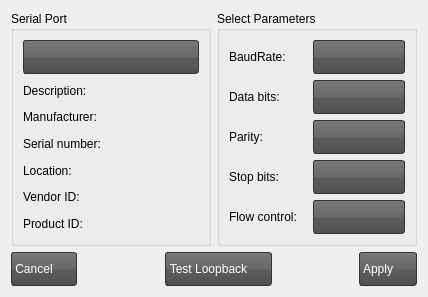
<?xml version="1.0" encoding="UTF-8"?>
<ui version="4.0">
 <author>Ederson Moura &lt;ederson.moura@resource.com.br&gt;</author>
 <class>SettingsSerial</class>
 <widget class="QDialog" name="SettingsSerial">
  <property name="geometry">
   <rect>
    <x>0</x>
    <y>0</y>
    <width>428</width>
    <height>292</height>
   </rect>
  </property>
  <property name="windowTitle">
   <string>Serial Settings</string>
  </property>
  <property name="windowIcon">
   <iconset resource="../images.qrc">
    <normaloff>:/res/images/app-icon.png</normaloff>:/res/images/app-icon.png</iconset>
  </property>
  <property name="styleSheet">
   <string notr="true">QLineEdit {
    border: 2px solid #333333;
    border-radius: 3px;
    padding: 1px 23px 1px 3px;
}

QPushButton:hover, QToolButton:hover {
    background: qlineargradient(x1 : 0, y1 : 0, x2 : 0, y2 :   1, stop :   0.0 #ffd9aa, stop : 0.5 #ffbb6e, stop : 0.55 #feae42, stop : 1.0 #fedb74);
}

QPushButton {
    border: 1px solid #333333;
    border-radius: 3px;
    padding: 1px 23px 1px 3px;
	background: qlineargradient(x1:0, y1:0, x2:0, y2:1, stop:0 #797979, stop:0.48 #696969, stop:0.52 #5e5e5e, stop:1 #4f4f4f);
    color: white;
    font: bold large &quot;Arial&quot;;
    height: 30px;
}

QPushButton:pressed {
    background: qlineargradient(x1 : 0, y1 : 0, x2 : 0, y2 :   1, stop :   0.0 #c0dbff, stop : 0.5 #cfd26f, stop : 0.55 #c7df6f, stop : 1.0 #f5f9ff);
    padding-top: 2px;
    padding-left: 3px;
}

QPushButton:on {
    background: qlineargradient(x1 : 0, y1 : 0, x2 : 0, y2 :   1, stop :   0.0 #5AA72D, stop : 0.5 #B3E296, stop : 0.55 #B3E296, stop : 1.0 #f5f9ff);
    padding-top: 2px;
    padding-left: 3px;
}

QPushButton:disabled {
    background: transparent #aeaeae;
    padding-top: 2px;        
    padding-left: 3px;
    color: black;
}

QToolButton {
    border: 1px solid #333333;
    border-radius: 3px;
	background: qlineargradient(x1:0, y1:0, x2:0, y2:1, stop:0 #797979, stop:0.48 #696969, stop:0.52 #5e5e5e, stop:1 #4f4f4f);
}

QProgressBar {
    border: 1px solid black;
    text-align: center;
    padding: 1px;
    border-bottom-right-radius: 7px;
    border-bottom-left-radius: 7px;
    background: QLinearGradient( x1: 0, y1: 0, x2: 1, y2: 0, stop: 0 #fff, stop: 0.4999 #eee, stop: 0.5 #ddd, stop: 1 #eee );
    width: 15px;
}

QProgressBar::chunk {
    background: QLinearGradient( x1: 0, y1: 0, x2: 1, y2: 0,stop: 0 #78d,stop: 0.4999 #46a,stop: 0.5 #45a,stop: 1 #238 );
    border-bottom-right-radius: 7px;
    border-bottom-left-radius: 7px;
    border: 1px solid black;
}

QLCDNumber {
    background-color:black;
    color:green;
    font: bold large &quot;Arial&quot;;
    height: 30px;
}

QTabWidget, QStackedWidget {
    background: none;
    color: white;
    font: bold large &quot;Arial&quot;;
    height: 30px;
}

QTabWidget::pane {
    border: 0px;
    top: 0.1em;
    border-width: 1px;
    border-style: solid;
    border-color: grey;
}

QTabBar::tab {
    width: 150px;
    margin-left: 0.5;
    margin-right: 0.5;
    border: 1px solid #7a7a7a;
    border-top-left-radius: 4px;
    border-top-right-radius: 4px;
    padding: 15px 19px 15px 19px;
}

QTabBar::tab:!selected {
   margin-top: 2px;
}

QTabBar::tab:selected {
    margin-top: -1px;
   background: qlineargradient(x1:0, y1:0, x2:0, y2:1, stop:0 #797979, stop:0.48 #696969, stop:0.52 #5e5e5e, stop:1 #4f4f4f);
    color: white;
}

QTabBar::tab:hover {
    text-decoration: underline;
     background: qlineargradient(x1 : 0, y1 : 0, x2 : 0, y2 :   1, stop :   0.0 #ffd9aa, stop : 0.5 #ffbb6e, stop : 0.55 #feae42, stop :   1.0 #fedb74);
}

QTabBar::tab::bottom {
    border-bottom-left-radius: 4px;
    border-bottom-right-radius: 4px;
    border-top-left-radius: 0px;
    border-top-right-radius: 0px;
    padding: 15px 19px 15px 19px;
}

QComboBox {
	border: 1px solid #333333;
	border-radius: 3px;
	background: qlineargradient(x1:0, y1:0, x2:0, y2:1, stop:0 #797979, stop:0.48 #696969, stop:0.52 #5e5e5e, stop:1 #4f4f4f);
	padding: 1px 23px 1px 3px;
	min-width: 6em;
    color: white;
    font: bold large &quot;Arial&quot;;
    height: 30px;
}

QComboBox:hover {
    text-decoration: underline;
     background: qlineargradient(x1 : 0, y1 : 0, x2 : 0, y2 :   1, stop :   0.0 #ffd9aa, stop : 0.5 #ffbb6e, stop : 0.55 #feae42, stop :   1.0 #fedb74);
}

QComboBox::drop-down {
	subcontrol-origin: padding;
	subcontrol-position: top right;
	width: 20px;
	border-top-right-radius: 3px;
	border-bottom-right-radius: 3px;
}

QComboBox::down-arrow {
     image: url(:res/images/combo-arrow-down.png);
}
 
QComboBox QAbstractView {
	background-color: #4f4f4f;
	color: #999999;
	selection-background-color: #999999;
	selection-color: #4f4f4f;
}

QComboBox QAbstractItemView {
    background-color: #4f4f4f;
    color: white;
   selection-background-color: qlineargradient(x1 : 0, y1 : 0, x2 : 0, y2 :   1, stop :   0.0 #ffd9aa, stop : 0.5 #ffbb6e, stop : 0.55 #feae42, stop : 1.0 #fedb74);
}

</string>
  </property>
  <layout class="QGridLayout" name="gridLayout_4">
   <item row="0" column="0">
    <widget class="QGroupBox" name="selectBox">
     <property name="title">
      <string>Serial Port</string>
     </property>
     <layout class="QGridLayout" name="gridLayout">
      <item row="0" column="0">
       <widget class="QComboBox" name="comboBoxSerial"/>
      </item>
      <item row="1" column="0">
       <widget class="QLabel" name="descriptionLabel">
        <property name="text">
         <string>Description:</string>
        </property>
       </widget>
      </item>
      <item row="2" column="0">
       <widget class="QLabel" name="manufacturerLabel">
        <property name="text">
         <string>Manufacturer:</string>
        </property>
       </widget>
      </item>
      <item row="3" column="0">
       <widget class="QLabel" name="serialNumberLabel">
        <property name="text">
         <string>Serial number:</string>
        </property>
       </widget>
      </item>
      <item row="4" column="0">
       <widget class="QLabel" name="locationLabel">
        <property name="text">
         <string>Location:</string>
        </property>
       </widget>
      </item>
      <item row="5" column="0">
       <widget class="QLabel" name="vidLabel">
        <property name="text">
         <string>Vendor ID:</string>
        </property>
       </widget>
      </item>
      <item row="6" column="0">
       <widget class="QLabel" name="pidLabel">
        <property name="text">
         <string>Product ID:</string>
        </property>
       </widget>
      </item>
     </layout>
    </widget>
   </item>
   <item row="0" column="1">
    <widget class="QGroupBox" name="parametersBox">
     <property name="title">
      <string>Select Parameters</string>
     </property>
     <layout class="QGridLayout" name="gridLayout_2">
      <item row="0" column="0">
       <widget class="QLabel" name="baudRateLabel">
        <property name="text">
         <string>BaudRate:</string>
        </property>
       </widget>
      </item>
      <item row="0" column="1">
       <widget class="QComboBox" name="comboBoxBaudRate"/>
      </item>
      <item row="1" column="0">
       <widget class="QLabel" name="dataBitsLabel">
        <property name="text">
         <string>Data bits:</string>
        </property>
       </widget>
      </item>
      <item row="1" column="1">
       <widget class="QComboBox" name="comboBoxDataBits"/>
      </item>
      <item row="2" column="0">
       <widget class="QLabel" name="parityLabel">
        <property name="text">
         <string>Parity:</string>
        </property>
       </widget>
      </item>
      <item row="2" column="1">
       <widget class="QComboBox" name="comboBoxParity"/>
      </item>
      <item row="3" column="0">
       <widget class="QLabel" name="stopBitsLabel">
        <property name="text">
         <string>Stop bits:</string>
        </property>
       </widget>
      </item>
      <item row="3" column="1">
       <widget class="QComboBox" name="comboBoxBits"/>
      </item>
      <item row="4" column="0">
       <widget class="QLabel" name="flowControlLabel">
        <property name="text">
         <string>Flow control:</string>
        </property>
       </widget>
      </item>
      <item row="4" column="1">
       <widget class="QComboBox" name="comboBoxFlowControl"/>
      </item>
     </layout>
    </widget>
   </item>
   <item row="1" column="0" colspan="2">
    <layout class="QGridLayout" name="gridLayout_3">
     <item row="0" column="0">
      <widget class="QPushButton" name="pushButtonCancel">
       <property name="text">
        <string>Cancel</string>
       </property>
       <property name="icon">
        <iconset resource="../images.qrc">
         <normaloff>:/res/images/cancel-run.png</normaloff>:/res/images/cancel-run.png</iconset>
       </property>
       <property name="iconSize">
        <size>
         <width>32</width>
         <height>32</height>
        </size>
       </property>
      </widget>
     </item>
     <item row="0" column="1">
      <spacer name="horizontalSpacer_2">
       <property name="orientation">
        <enum>Qt::Horizontal</enum>
       </property>
       <property name="sizeHint" stdset="0">
        <size>
         <width>38</width>
         <height>20</height>
        </size>
       </property>
      </spacer>
     </item>
     <item row="0" column="2">
      <widget class="QPushButton" name="pushButtonLoopback">
       <property name="text">
        <string>Test Loopback</string>
       </property>
       <property name="icon">
        <iconset resource="../images.qrc">
         <normaloff>:/res/images/serial-device-256x256.png</normaloff>:/res/images/serial-device-256x256.png</iconset>
       </property>
       <property name="iconSize">
        <size>
         <width>32</width>
         <height>32</height>
        </size>
       </property>
      </widget>
     </item>
     <item row="0" column="3">
      <spacer name="horizontalSpacer">
       <property name="orientation">
        <enum>Qt::Horizontal</enum>
       </property>
       <property name="sizeHint" stdset="0">
        <size>
         <width>38</width>
         <height>20</height>
        </size>
       </property>
      </spacer>
     </item>
     <item row="0" column="4">
      <widget class="QPushButton" name="pushButtonApply">
       <property name="text">
        <string>Apply</string>
       </property>
       <property name="icon">
        <iconset resource="../images.qrc">
         <normaloff>:/res/images/manual.png</normaloff>:/res/images/manual.png</iconset>
       </property>
       <property name="iconSize">
        <size>
         <width>32</width>
         <height>32</height>
        </size>
       </property>
      </widget>
     </item>
    </layout>
   </item>
  </layout>
 </widget>
 <resources>
  <include location="../images.qrc"/>
 </resources>
 <connections>
  <connection>
   <sender>pushButtonCancel</sender>
   <signal>clicked()</signal>
   <receiver>SettingsSerial</receiver>
   <slot>close()</slot>
   <hints>
    <hint type="sourcelabel">
     <x>70</x>
     <y>332</y>
    </hint>
    <hint type="destinationlabel">
     <x>155</x>
     <y>326</y>
    </hint>
   </hints>
  </connection>
 </connections>
</ui>
